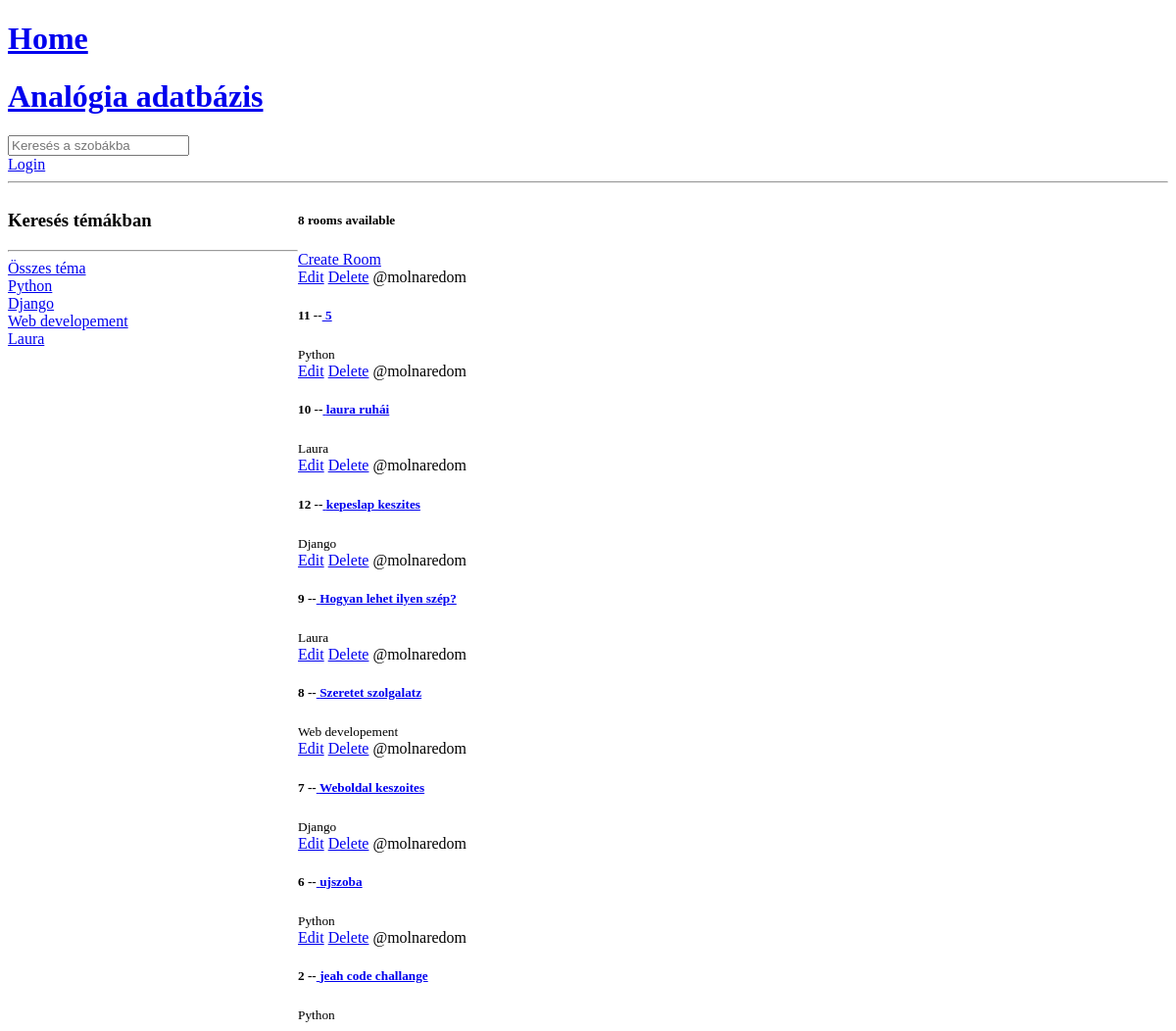
Before: / with the older database file.
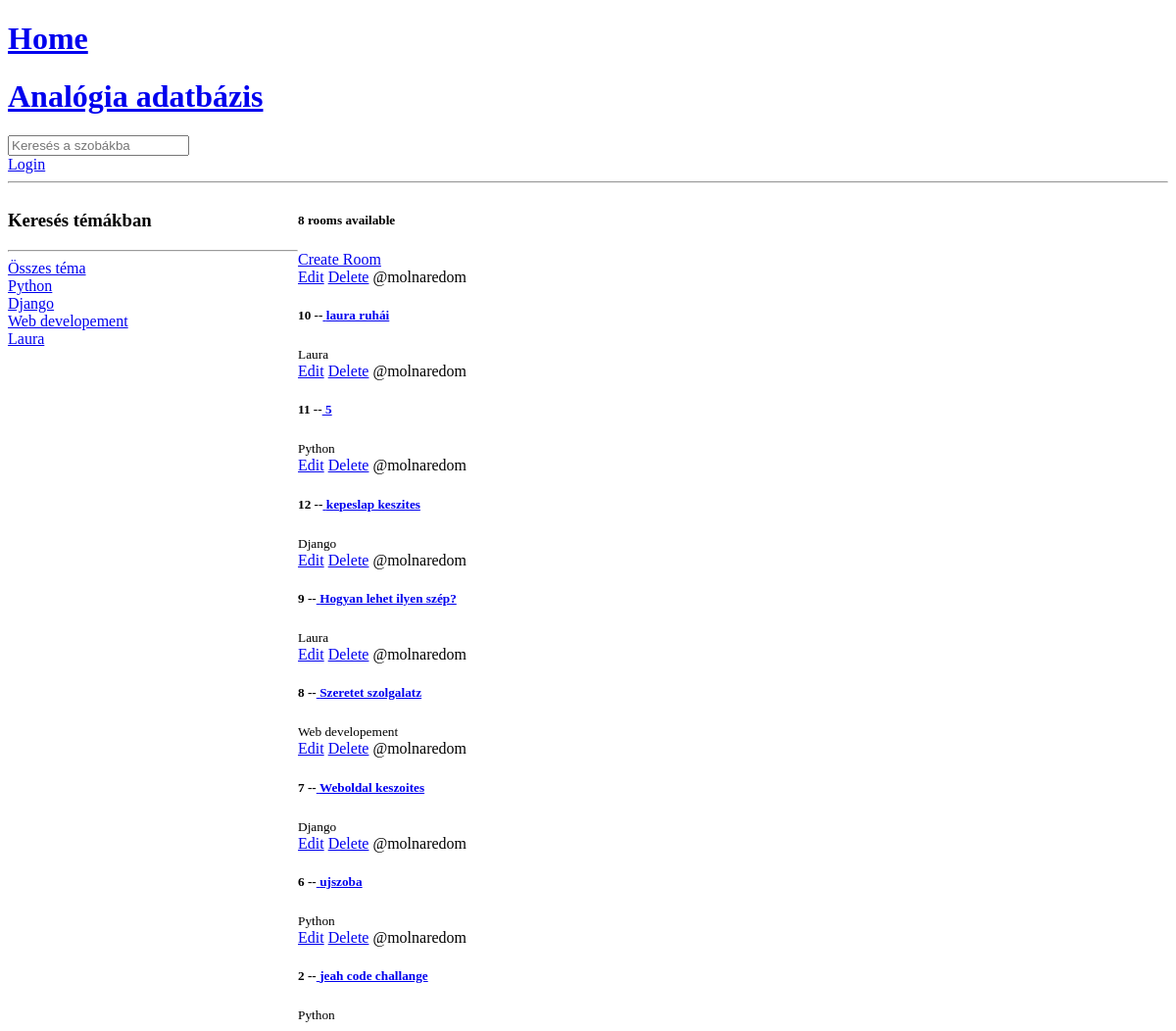
After: the same page with the newer database file.
### base/models.py (models this page shows, shortened)
class Topic(models.Model):
    name = models.CharField(max_length=200)
    def __str__(self):
        return self.name

class Room(models.Model):
    host = models.ForeignKey(User, on_delete=models.SET_NULL, null=True)
    topic = models.ForeignKey(Topic, on_delete=models.SET_NULL, null=True)
    name = models.CharField(max_length=200)
    discription = models.TextField(null=True, blank=True)# null - can be blank
    participants = models.ManyToManyField(User, related_name='participants', blank=True)
    updated = models.DateTimeField(auto_now=True)# tobbszor is lefut
    created = models.DateTimeField(auto_now_add=True) # ez csak egyszer fut le amikor belepsz eloszor a zsobaba
    class Meta:
        ordering = ['-updated', "-created"]

### base/views.py (the view)
# urls.py: path("", views.home, name = "home"),
def home(request):
    q = request.GET.get('q') if request.GET.get('q') != None else ''
    rooms = Room.objects.filter(
        Q(topic__name__icontains=q) |
        Q(name__icontains=q) |
        Q(discription__icontains=q)
    )
    topics = Topic.objects.all()
    room_count = rooms.count()
    context = {'rooms': rooms, "topics":topics, "room_count":room_count}
    return render(request, 'base/home.html', context )

### base/templates/base/home.html (shortened to what this page needs)
{% extends 'main.html' %}
{% block content %}
<div class = "home-container">
    <div>
        <h3>Keresés témákban</h3>
        <hr>
        <div>
                <a href="{% url 'home' %}?">Összes téma</a>
        </div>
        {% for topic in topics %}
            <div>
                <a href="{% url 'home' %}?q={{topic.name}}">{{topic}}</a>
            </div>
        {% endfor %}
    </div>
    <div>
        <h5>{{room_count}} rooms available</h5>
        <a href="{% url 'create-room' %}">Create Room</a>
        <div>
            {% for room in rooms %}
                <div>
                    {% if request.user != room.host %}
                    <a href="{% url 'update-room' room.id %}" >Edit</a>
                    <a href="{% url 'delete-room' room.id %}" >Delete</a>
                    {% endif %}
                    <span>@{{room.host.username}}</span>
                     <h5>{{room.id}} --<a href="{% url 'room' room.id %}"> {{room.name}}</a></h5>
                    <small>{{room.topic.name}}</small>
                </div>
            {% endfor %}
        </div>
    </div>
</div>
{% endblock content %}

Changed rows visible on the page:
changed Room "laura ruhái": moves up the list
